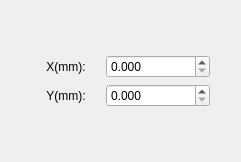
<?xml version="1.0" encoding="UTF-8"?>
<ui version="4.0">
 <class>CPointAttribute</class>
 <widget class="QWidget" name="CPointAttribute">
  <property name="geometry">
   <rect>
    <x>0</x>
    <y>0</y>
    <width>241</width>
    <height>162</height>
   </rect>
  </property>
  <property name="sizePolicy">
   <sizepolicy hsizetype="Expanding" vsizetype="Preferred">
    <horstretch>0</horstretch>
    <verstretch>0</verstretch>
   </sizepolicy>
  </property>
  <property name="windowTitle">
   <string>PointAttributeClass</string>
  </property>
  <layout class="QGridLayout" name="gridLayout">
   <item row="0" column="0">
    <spacer name="verticalSpacer_2">
     <property name="orientation">
      <enum>Qt::Orientation::Vertical</enum>
     </property>
     <property name="sizeHint" stdset="0">
      <size>
       <width>20</width>
       <height>40</height>
      </size>
     </property>
    </spacer>
   </item>
   <item row="1" column="0">
    <layout class="QVBoxLayout" name="verticalLayout">
     <property name="leftMargin">
      <number>20</number>
     </property>
     <property name="rightMargin">
      <number>20</number>
     </property>
     <item>
      <layout class="QHBoxLayout" name="horizontalLayout" stretch="2,3">
       <property name="spacing">
        <number>5</number>
       </property>
       <item>
        <widget class="QLabel" name="labelX">
         <property name="sizePolicy">
          <sizepolicy hsizetype="Expanding" vsizetype="Preferred">
           <horstretch>0</horstretch>
           <verstretch>0</verstretch>
          </sizepolicy>
         </property>
         <property name="layoutDirection">
          <enum>Qt::LayoutDirection::LeftToRight</enum>
         </property>
         <property name="text">
          <string>X(mm):</string>
         </property>
         <property name="alignment">
          <set>Qt::AlignmentFlag::AlignCenter</set>
         </property>
        </widget>
       </item>
       <item>
        <widget class="QDoubleSpinBox" name="doubleSpinBox_X">
         <property name="sizePolicy">
          <sizepolicy hsizetype="Preferred" vsizetype="Fixed">
           <horstretch>0</horstretch>
           <verstretch>0</verstretch>
          </sizepolicy>
         </property>
         <property name="decimals">
          <number>3</number>
         </property>
         <property name="maximum">
          <double>1000.000000000000000</double>
         </property>
        </widget>
       </item>
      </layout>
     </item>
     <item>
      <layout class="QHBoxLayout" name="horizontalLayout_2" stretch="2,3">
       <property name="spacing">
        <number>5</number>
       </property>
       <item>
        <widget class="QLabel" name="labelY">
         <property name="sizePolicy">
          <sizepolicy hsizetype="Expanding" vsizetype="Preferred">
           <horstretch>0</horstretch>
           <verstretch>0</verstretch>
          </sizepolicy>
         </property>
         <property name="text">
          <string>Y(mm):</string>
         </property>
         <property name="alignment">
          <set>Qt::AlignmentFlag::AlignCenter</set>
         </property>
        </widget>
       </item>
       <item>
        <widget class="QDoubleSpinBox" name="doubleSpinBox_Y">
         <property name="sizePolicy">
          <sizepolicy hsizetype="Preferred" vsizetype="Fixed">
           <horstretch>0</horstretch>
           <verstretch>0</verstretch>
          </sizepolicy>
         </property>
         <property name="decimals">
          <number>3</number>
         </property>
         <property name="maximum">
          <double>1000.000000000000000</double>
         </property>
        </widget>
       </item>
      </layout>
     </item>
    </layout>
   </item>
   <item row="2" column="0">
    <spacer name="verticalSpacer">
     <property name="orientation">
      <enum>Qt::Orientation::Vertical</enum>
     </property>
     <property name="sizeHint" stdset="0">
      <size>
       <width>20</width>
       <height>40</height>
      </size>
     </property>
    </spacer>
   </item>
  </layout>
 </widget>
 <layoutdefault spacing="6" margin="11"/>
 <resources/>
 <connections/>
</ui>
